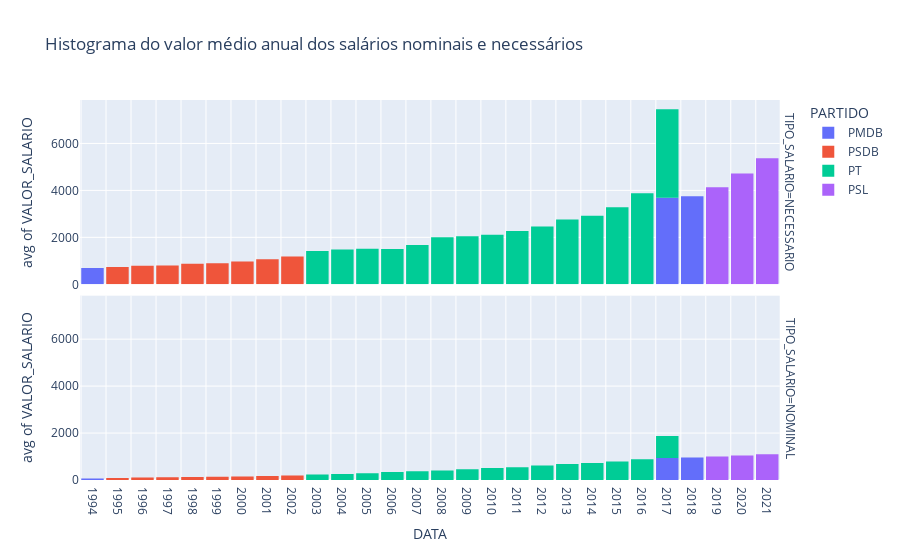

Notebook cell for this chart:
### Code cell
fig = px.histogram(
    dieese_salario_granulado, x='DATA', y="VALOR_SALARIO", marginal='rug',
    color="PARTIDO", facet_row="TIPO_SALARIO",
    histfunc="avg", title="Histograma do valor médio anual dos salários nominais e necessários")
fig.update_traces(xbins_size="M12")
fig.update_xaxes(showgrid=True, ticklabelmode="period", dtick="M12")
fig.update_layout(bargap=0.1)

fig.show()

### Figure 1 — Plotly figure (JSON) as saved in the notebook; plotly's stock layout.template omitted (floating-point values rounded to 4 significant figures; data arrays with more than 128 entries replaced by an {"elided": "..."} marker saying what was removed)
{"data": [{"alignmentgroup": "True", "bingroup": "x", "histfunc": "avg", "hovertemplate": "PARTIDO=PMDB<br>TIPO_SALARIO=NECESSARIO<br>DATA=%{x}<br>avg of VALOR_SALARIO=%{y}<extra></extra>", "legendgroup": "PMDB", "marker": {"color": "#636efa"}, "name": "PMDB", "offsetgroup": "PMDB", "orientation": "v", "showlegend": true, "type": "histogram", "x": ["1994-07-01T00:00:00", "1994-08-01T00:00:00", "1994-09-01T00:00:00", "1994-10-01T00:00:00", "1994-11-01T00:00:00", "1994-12-01T00:00:00", "2017-09-01T00:00:00", "2017-10-01T00:00:00", "2017-11-01T00:00:00", "2017-12-01T00:00:00", "2018-01-01T00:00:00", "2018-02-01T00:00:00", "2018-03-01T00:00:00", "2018-04-01T00:00:00", "2018-05-01T00:00:00", "2018-06-01T00:00:00", "2018-07-01T00:00:00", "2018-08-01T00:00:00", "2018-09-01T00:00:00", "2018-10-01T00:00:00", "2018-11-01T00:00:00", "2018-12-01T00:00:00"], "xaxis": "x2", "xbins": {"size": "M12"}, "y": [590, 645, 695, 740, 744, 728, 3668, 3754, 3731, 3585, 3752, 3682, 3706, 3696, 3747, 3804, 3674, 3636, 3658, 3783, 3959, 3960], "yaxis": "y2"}, {"alignmentgroup": "True", "bingroup": "x", "histfunc": "avg", "hovertemplate": "PARTIDO=PMDB<br>TIPO_SALARIO=NOMINAL<br>DATA=%{x}<br>avg of VALOR_SALARIO=%{y}<extra></extra>", "legendgroup": "PMDB", "marker": {"color": "#636efa"}, "name": "PMDB", "offsetgroup": "PMDB", "orientation": "v", "showlegend": false, "type": "histogram", "x": ["1994-07-01T00:00:00", "1994-08-01T00:00:00", "1994-09-01T00:00:00", "1994-10-01T00:00:00", "1994-11-01T00:00:00", "1994-12-01T00:00:00", "2017-09-01T00:00:00", "2017-10-01T00:00:00", "2017-11-01T00:00:00", "2017-12-01T00:00:00", "2018-01-01T00:00:00", "2018-02-01T00:00:00", "2018-03-01T00:00:00", "2018-04-01T00:00:00", "2018-05-01T00:00:00", "2018-06-01T00:00:00", "2018-07-01T00:00:00", "2018-08-01T00:00:00", "2018-09-01T00:00:00", "2018-10-01T00:00:00", "2018-11-01T00:00:00", "2018-12-01T00:00:00"], "xaxis": "x", "xbins": {"size": "M12"}, "y": [64, 64, 70, 70, 70, 70, 937, 937, 937, 937, 954, 954, 954, 954, 954, 954, 954, 954, 954, 954, 954, 954], "yaxis": "y"}, {"alignmentgroup": "True", "bingroup": "x", "histfunc": "avg", "hovertemplate": "PARTIDO=PSDB<br>TIPO_SALARIO=NECESSARIO<br>DATA=%{x}<br>avg of VALOR_SALARIO=%{y}<extra></extra>", "legendgroup": "PSDB", "marker": {"color": "#EF553B"}, "name": "PSDB", "offsetgroup": "PSDB", "orientation": "v", "showlegend": true, "type": "histogram", "x": ["1995-01-01T00:00:00", "1995-02-01T00:00:00", "1995-03-01T00:00:00", "1995-04-01T00:00:00", "1995-05-01T00:00:00", "1995-06-01T00:00:00", "1995-07-01T00:00:00", "1995-08-01T00:00:00", "1995-09-01T00:00:00", "1995-10-01T00:00:00", "1995-11-01T00:00:00", "1995-12-01T00:00:00", "1996-01-01T00:00:00", "1996-02-01T00:00:00", "1996-03-01T00:00:00", "1996-04-01T00:00:00", "1996-05-01T00:00:00", "1996-06-01T00:00:00", "1996-07-01T00:00:00", "1996-08-01T00:00:00", "1996-09-01T00:00:00", "1996-10-01T00:00:00", "1996-11-01T00:00:00", "1996-12-01T00:00:00", "1997-01-01T00:00:00", "1997-02-01T00:00:00", "1997-03-01T00:00:00", "1997-04-01T00:00:00", "1997-05-01T00:00:00", "1997-06-01T00:00:00", "1997-07-01T00:00:00", "1997-08-01T00:00:00", "1997-09-01T00:00:00", "1997-10-01T00:00:00", "1997-11-01T00:00:00", "1997-12-01T00:00:00", "1998-01-01T00:00:00", "1998-02-01T00:00:00", "1998-03-01T00:00:00", "1998-04-01T00:00:00", "1998-05-01T00:00:00", "1998-06-01T00:00:00", "1998-07-01T00:00:00", "1998-08-01T00:00:00", "1998-09-01T00:00:00", "1998-10-01T00:00:00", "1998-11-01T00:00:00", "1998-12-01T00:00:00", "1999-01-01T00:00:00", "1999-02-01T00:00:00", "1999-03-01T00:00:00", "1999-04-01T00:00:00", "1999-05-01T00:00:00", "1999-06-01T00:00:00", "1999-07-01T00:00:00", "1999-08-01T00:00:00", "1999-09-01T00:00:00", "1999-10-01T00:00:00", "1999-11-01T00:00:00", "1999-12-01T00:00:00", "2000-01-01T00:00:00", "2000-02-01T00:00:00", "2000-03-01T00:00:00", "2000-04-01T00:00:00", "2000-05-01T00:00:00", "2000-06-01T00:00:00", "2000-07-01T00:00:00", "2000-08-01T00:00:00", "2000-09-01T00:00:00", "2000-10-01T00:00:00", "2000-11-01T00:00:00", "2000-12-01T00:00:00", "2001-01-01T00:00:00", "2001-02-01T00:00:00", "2001-03-01T00:00:00", "2001-04-01T00:00:00", "2001-05-01T00:00:00", "2001-06-01T00:00:00", "2001-07-01T00:00:00", "2001-08-01T00:00:00", "2001-09-01T00:00:00", "2001-10-01T00:00:00", "2001-11-01T00:00:00", "2001-12-01T00:00:00", "2002-01-01T00:00:00", "2002-02-01T00:00:00", "2002-03-01T00:00:00", "2002-04-01T00:00:00", "2002-05-01T00:00:00", "2002-06-01T00:00:00", "2002-07-01T00:00:00", "2002-08-01T00:00:00", "2002-09-01T00:00:00", "2002-10-01T00:00:00", "2002-11-01T00:00:00", "2002-12-01T00:00:00"], "xaxis": "x2", "xbins": {"size": "M12"}, "y": [723, 701, 739, 812, 773, 735, 729, 723, 710, 729, 742, 763, 781, 781, 764, 775, 801, 803, 823, 817, 814, 809, 794, 778, 774, 787, 849, 863, 820, 790, 770, 768, 776, 789, 802, 837, 864, 854, 869, 916, 942, 936, 882, 852, 844, 861, 854, 857, 880, 896, 892, 878, 882, 896, 870, 892, 908, 933, 940, 940, 942, 930, 967, 973, 939, 919, 936, 936, 1003, 1030, 1021, 1004, 1036, 1037, 1066, 1092, 1090, 1072, 1055, 1070, 1076, 1081, 1091, 1101, 1116, 1084, 1091, 1143, 1121, 1129, 1154, 1168, 1247, 1270, 1357, 1378], "yaxis": "y2"}, {"alignmentgroup": "True", "bingroup": "x", "histfunc": "avg", "hovertemplate": "PARTIDO=PSDB<br>TIPO_SALARIO=NOMINAL<br>DATA=%{x}<br>avg of VALOR_SALARIO=%{y}<extra></extra>", "legendgroup": "PSDB", "marker": {"color": "#EF553B"}, "name": "PSDB", "offsetgroup": "PSDB", "orientation": "v", "showlegend": false, "type": "histogram", "x": ["1995-01-01T00:00:00", "1995-02-01T00:00:00", "1995-03-01T00:00:00", "1995-04-01T00:00:00", "1995-05-01T00:00:00", "1995-06-01T00:00:00", "1995-07-01T00:00:00", "1995-08-01T00:00:00", "1995-09-01T00:00:00", "1995-10-01T00:00:00", "1995-11-01T00:00:00", "1995-12-01T00:00:00", "1996-01-01T00:00:00", "1996-02-01T00:00:00", "1996-03-01T00:00:00", "1996-04-01T00:00:00", "1996-05-01T00:00:00", "1996-06-01T00:00:00", "1996-07-01T00:00:00", "1996-08-01T00:00:00", "1996-09-01T00:00:00", "1996-10-01T00:00:00", "1996-11-01T00:00:00", "1996-12-01T00:00:00", "1997-01-01T00:00:00", "1997-02-01T00:00:00", "1997-03-01T00:00:00", "1997-04-01T00:00:00", "1997-05-01T00:00:00", "1997-06-01T00:00:00", "1997-07-01T00:00:00", "1997-08-01T00:00:00", "1997-09-01T00:00:00", "1997-10-01T00:00:00", "1997-11-01T00:00:00", "1997-12-01T00:00:00", "1998-01-01T00:00:00", "1998-02-01T00:00:00", "1998-03-01T00:00:00", "1998-04-01T00:00:00", "1998-05-01T00:00:00", "1998-06-01T00:00:00", "1998-07-01T00:00:00", "1998-08-01T00:00:00", "1998-09-01T00:00:00", "1998-10-01T00:00:00", "1998-11-01T00:00:00", "1998-12-01T00:00:00", "1999-01-01T00:00:00", "1999-02-01T00:00:00", "1999-03-01T00:00:00", "1999-04-01T00:00:00", "1999-05-01T00:00:00", "1999-06-01T00:00:00", "1999-07-01T00:00:00", "1999-08-01T00:00:00", "1999-09-01T00:00:00", "1999-10-01T00:00:00", "1999-11-01T00:00:00", "1999-12-01T00:00:00", "2000-01-01T00:00:00", "2000-02-01T00:00:00", "2000-03-01T00:00:00", "2000-04-01T00:00:00", "2000-05-01T00:00:00", "2000-06-01T00:00:00", "2000-07-01T00:00:00", "2000-08-01T00:00:00", "2000-09-01T00:00:00", "2000-10-01T00:00:00", "2000-11-01T00:00:00", "2000-12-01T00:00:00", "2001-01-01T00:00:00", "2001-02-01T00:00:00", "2001-03-01T00:00:00", "2001-04-01T00:00:00", "2001-05-01T00:00:00", "2001-06-01T00:00:00", "2001-07-01T00:00:00", "2001-08-01T00:00:00", "2001-09-01T00:00:00", "2001-10-01T00:00:00", "2001-11-01T00:00:00", "2001-12-01T00:00:00", "2002-01-01T00:00:00", "2002-02-01T00:00:00", "2002-03-01T00:00:00", "2002-04-01T00:00:00", "2002-05-01T00:00:00", "2002-06-01T00:00:00", "2002-07-01T00:00:00", "2002-08-01T00:00:00", "2002-09-01T00:00:00", "2002-10-01T00:00:00", "2002-11-01T00:00:00", "2002-12-01T00:00:00"], "xaxis": "x", "xbins": {"size": "M12"}, "y": [70, 70, 70, 70, 100, 100, 100, 100, 100, 100, 100, 100, 100, 100, 100, 100, 112, 112, 112, 112, 112, 112, 112, 112, 112, 112, 112, 112, 120, 120, 120, 120, 120, 120, 120, 120, 120, 120, 120, 120, 130, 130, 130, 130, 130, 130, 130, 130, 130, 130, 130, 130, 136, 136, 136, 136, 136, 136, 136, 136, 136, 136, 136, 151, 151, 151, 151, 151, 151, 151, 151, 151, 151, 151, 151, 180, 180, 180, 180, 180, 180, 180, 180, 180, 180, 180, 180, 200, 200, 200, 200, 200, 200, 200, 200, 200], "yaxis": "y"}, {"alignmentgroup": "True", "bingroup": "x", "histfunc": "avg", "hovertemplate": "PARTIDO=PT<br>TIPO_SALARIO=NECESSARIO<br>DATA=%{x}<br>avg of VALOR_SALARIO=%{y}<extra></extra>", "legendgroup": "PT", "marker": {"color": "#00cc96"}, "name": "PT", "offsetgroup": "PT", "orientation": "v", "showlegend": true, "type": "histogram", "x": {"elided": "176 str values"}, "xaxis": "x2", "xbins": {"size": "M12"}, "y": {"elided": "176 int values"}, "yaxis": "y2"}, {"alignmentgroup": "True", "bingroup": "x", "histfunc": "avg", "hovertemplate": "PARTIDO=PT<br>TIPO_SALARIO=NOMINAL<br>DATA=%{x}<br>avg of VALOR_SALARIO=%{y}<extra></extra>", "legendgroup": "PT", "marker": {"color": "#00cc96"}, "name": "PT", "offsetgroup": "PT", "orientation": "v", "showlegend": false, "type": "histogram", "x": {"elided": "176 str values"}, "xaxis": "x", "xbins": {"size": "M12"}, "y": {"elided": "176 int values"}, "yaxis": "y"}, {"alignmentgroup": "True", "bingroup": "x", "histfunc": "avg", "hovertemplate": "PARTIDO=PSL<br>TIPO_SALARIO=NECESSARIO<br>DATA=%{x}<br>avg of VALOR_SALARIO=%{y}<extra></extra>", "legendgroup": "PSL", "marker": {"color": "#ab63fa"}, "name": "PSL", "offsetgroup": "PSL", "orientation": "v", "showlegend": true, "type": "histogram", "x": ["2019-01-01T00:00:00", "2019-02-01T00:00:00", "2019-03-01T00:00:00", "2019-04-01T00:00:00", "2019-05-01T00:00:00", "2019-06-01T00:00:00", "2019-07-01T00:00:00", "2019-08-01T00:00:00", "2019-09-01T00:00:00", "2019-10-01T00:00:00", "2019-11-01T00:00:00", "2019-12-01T00:00:00", "2020-01-01T00:00:00", "2020-02-01T00:00:00", "2020-03-01T00:00:00", "2020-04-01T00:00:00", "2020-05-01T00:00:00", "2020-06-01T00:00:00", "2020-07-01T00:00:00", "2020-08-01T00:00:00", "2020-09-01T00:00:00", "2020-10-01T00:00:00", "2020-11-01T00:00:00", "2020-12-01T00:00:00", "2021-01-01T00:00:00", "2021-02-01T00:00:00", "2021-03-01T00:00:00", "2021-04-01T00:00:00", "2021-05-01T00:00:00"], "xaxis": "x2", "xbins": {"size": "M12"}, "y": [3928, 4052, 4277, 4385, 4259, 4214, 4143, 4044, 3980, 3978, 4021, 4342, 4347, 4366, 4483, 4673, 4694, 4595, 4420, 4536, 4892, 5005, 5289, 5304, 5495, 5375, 5315, 5330, 5351], "yaxis": "y2"}, {"alignmentgroup": "True", "bingroup": "x", "histfunc": "avg", "hovertemplate": "PARTIDO=PSL<br>TIPO_SALARIO=NOMINAL<br>DATA=%{x}<br>avg of VALOR_SALARIO=%{y}<extra></extra>", "legendgroup": "PSL", "marker": {"color": "#ab63fa"}, "name": "PSL", "offsetgroup": "PSL", "orientation": "v", "showlegend": false, "type": "histogram", "x": ["2019-01-01T00:00:00", "2019-02-01T00:00:00", "2019-03-01T00:00:00", "2019-04-01T00:00:00", "2019-05-01T00:00:00", "2019-06-01T00:00:00", "2019-07-01T00:00:00", "2019-08-01T00:00:00", "2019-09-01T00:00:00", "2019-10-01T00:00:00", "2019-11-01T00:00:00", "2019-12-01T00:00:00", "2020-01-01T00:00:00", "2020-02-01T00:00:00", "2020-03-01T00:00:00", "2020-04-01T00:00:00", "2020-05-01T00:00:00", "2020-06-01T00:00:00", "2020-07-01T00:00:00", "2020-08-01T00:00:00", "2020-09-01T00:00:00", "2020-10-01T00:00:00", "2020-11-01T00:00:00", "2020-12-01T00:00:00", "2021-01-01T00:00:00", "2021-02-01T00:00:00", "2021-03-01T00:00:00", "2021-04-01T00:00:00", "2021-05-01T00:00:00"], "xaxis": "x", "xbins": {"size": "M12"}, "y": [998, 998, 998, 998, 998, 998, 998, 998, 998, 998, 998, 998, 1039, 1045, 1045, 1045, 1045, 1045, 1045, 1045, 1045, 1045, 1045, 1045, 1100, 1100, 1100, 1100, 1100], "yaxis": "y"}], "layout": {"annotations": [{"font": {}, "showarrow": false, "text": "TIPO_SALARIO=NOMINAL", "textangle": 90, "x": 0.98, "xanchor": "left", "xref": "paper", "y": 0.2425, "yanchor": "middle", "yref": "paper"}, {"font": {}, "showarrow": false, "text": "TIPO_SALARIO=NECESSARIO", "textangle": 90, "x": 0.98, "xanchor": "left", "xref": "paper", "y": 0.7575, "yanchor": "middle", "yref": "paper"}], "bargap": 0.1, "barmode": "relative", "legend": {"title": {"text": "PARTIDO"}, "tracegroupgap": 0}, "title": {"text": "Histograma do valor médio anual dos salários nominais e necessários"}, "xaxis": {"anchor": "y", "domain": [0, 0.98], "dtick": "M12", "showgrid": true, "ticklabelmode": "period", "title": {"text": "DATA"}}, "xaxis2": {"anchor": "y2", "domain": [0, 0.98], "dtick": "M12", "matches": "x", "showgrid": true, "showticklabels": false, "ticklabelmode": "period"}, "yaxis": {"anchor": "x", "domain": [0, 0.485], "title": {"text": "avg of VALOR_SALARIO"}}, "yaxis2": {"anchor": "x2", "domain": [0.515, 1], "matches": "y", "title": {"text": "avg of VALOR_SALARIO"}}}}
